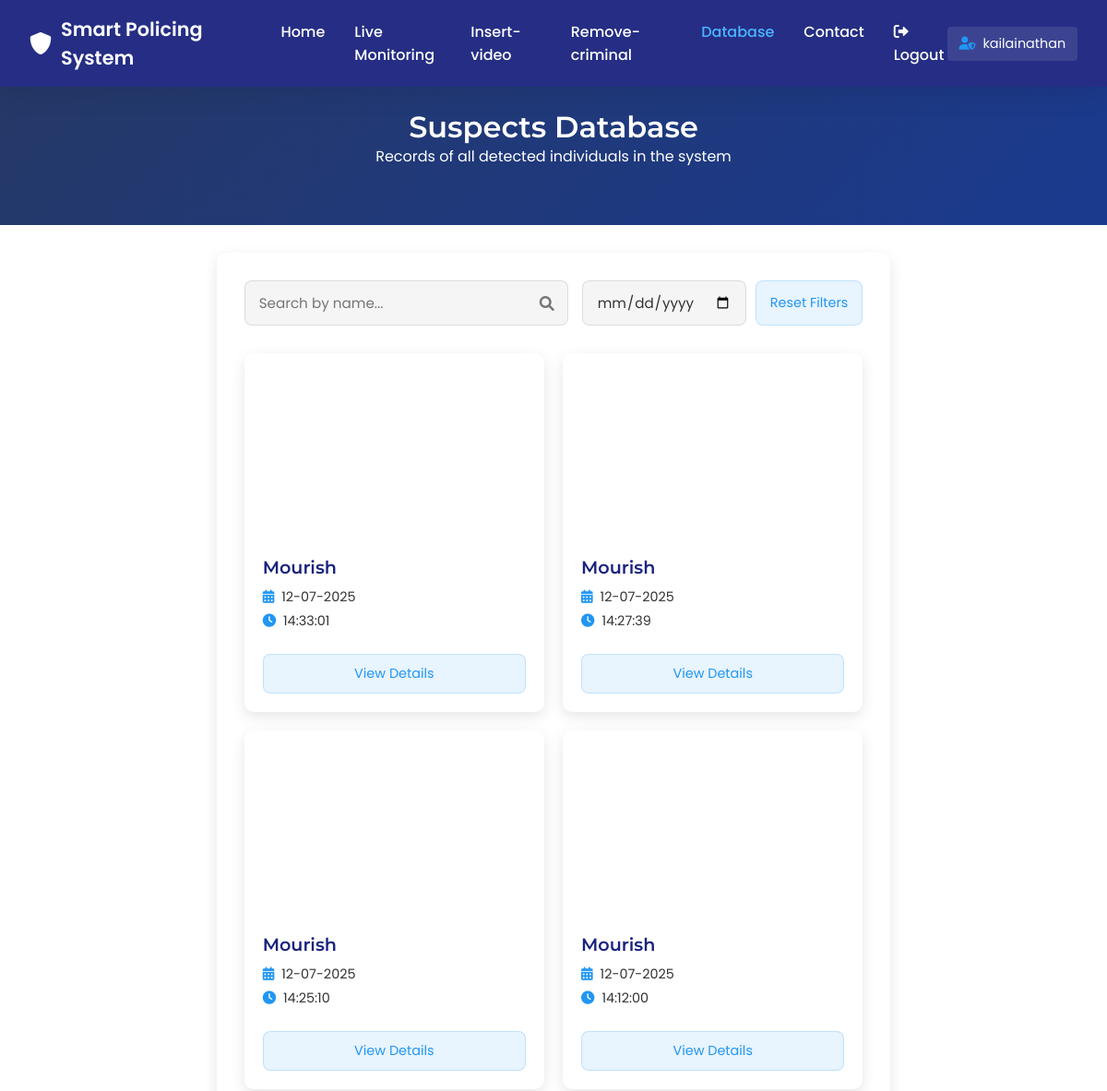
The page /suspects (signed in, upper part) on the database as committed earlier.
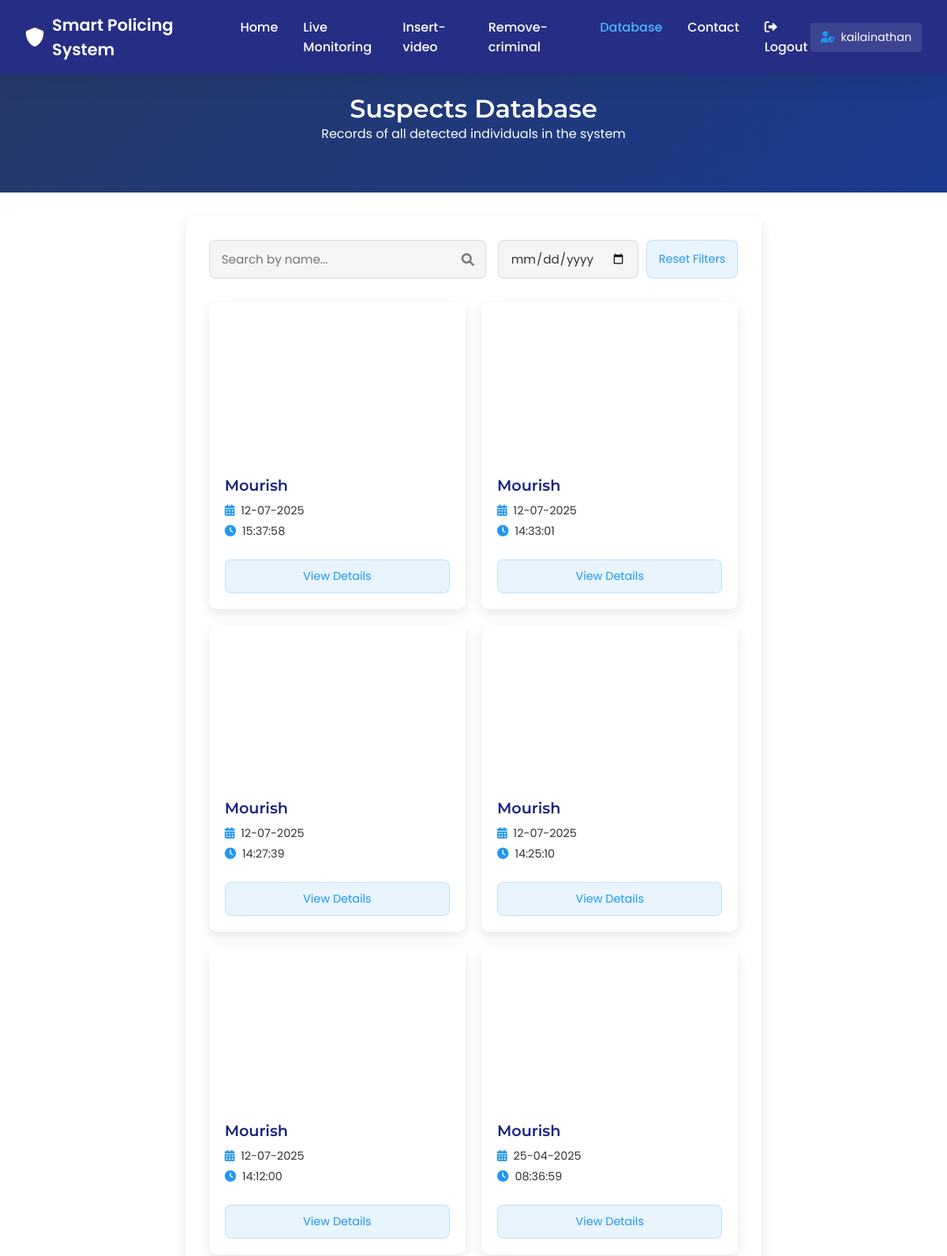
The same page on the database as committed later.
### app.py (models this page shows)
class Suspect(Base):
    __tablename__ = 'suspects'
    id = Column(Integer, primary_key=True)
    suspect_name = Column(String(100), nullable=False)
    image_path = Column(String(255), nullable=False)
    detected_time = Column(DateTime, nullable=False)
    created_at = Column(DateTime, default=datetime.utcnow)

### app.py (the view)
@app.route('/suspects')
def get_suspects():
    if 'badge_number' not in session:
        return redirect(url_for('login'))
    try:
        db = db_session()
        suspects = db.query(Suspect).order_by(Suspect.detected_time.desc()).all()
        suspects_with_images = []
        for suspect in suspects:
            suspect_dict = {
                'id': suspect.id,
                'suspect_name': suspect.suspect_name,
                'image_path': suspect.image_path,
                'detected_time': suspect.detected_time,
                'created_at': suspect.created_at
            }
            try:
                with open(suspect.image_path, 'rb') as img_file:
                    img_data = img_file.read()
                    suspect_dict['image_b64'] = base64.b64encode(img_data).decode('utf-8')
            except Exception as e:
                print(f"Error reading image file: {e}")
                suspect_dict['image_b64'] = ''
            suspects_with_images.append(suspect_dict)
        return render_template('suspects.html', suspects=suspects_with_images)
    except Exception as e:
        flash(f'Error retrieving suspects: {str(e)}', 'error')
        return redirect(url_for('landing'))
    finally:
        db.close()

### app.py (called while the page is built)
@app.teardown_appcontext
def shutdown_session(exception=None):
    db_session.remove()

### templates/suspects.html (shortened to what this page needs)
<!DOCTYPE html>
<html lang="en">
<head>
    <link rel="stylesheet" href="{{ url_for('static', filename='main.css') }}">
    <link href="https://cdnjs.cloudflare.com/ajax/libs/font-awesome/6.0.0/css/all.min.css" rel="stylesheet">
</head>
<body>
    <header>
        <nav class="glass-nav">
            <div class="logo">
                <i class="fas fa-shield-alt"></i>
                Smart Policing System
            </div>
            <ul class="nav-links">
                <li><a href="{{ url_for('landing') }}">Home</a></li>
                <li><a href="{{ url_for('live_mon') }}">Live Monitoring</a></li>
                <li><a href="{{ url_for('newcrim') }}">Insert-video</a></li>
                <li><a href="{{ url_for('delete_face') }}">Remove-criminal</a></li>
                <li><a href="{{ url_for('get_suspects') }}" class="active">Database</a></li>
                <li><a href="{{ url_for('contact') }}">Contact</a></li>
                <li><a href="{{ url_for('logout') }}"><i class="fas fa-sign-out-alt"></i> Logout</a></li>
            </ul>
            <div class="user-info">
                <i class="fas fa-user-shield"></i>
                <span>{{ session.full_name }}</span>
            </div>
        </nav>
    </header>
    <div style="background: linear-gradient(135deg, #253867 0%, #1a3a8f 100%);color: white;text-align:center;height:150px;align-item:center;padding-top:2%;">
        <h1>Suspects Database</h1>
        <p>Records of all detected individuals in the system</p>
    </div>
    <main class="container">
        <section class="suspects-container">
            <div class="filter-controls">
                <div class="search-box">
                    <input type="text" id="suspectSearch" placeholder="Search by name...">
                    <i class="fas fa-search"></i>
                </div>
                <div class="date-filter">
                    <input type="date" id="dateFilter">
                    <button id="resetFilter" class="btn-reset">Reset Filters</button>
                </div>
            </div>
            {% if suspects %}
                <div class="suspects-grid">
                    {% for suspect in suspects %}
                        <div class="suspect-card">
                            <div class="suspect-image" style=""></div>
                            <div class="suspect-info">
                                <h3>{{ suspect.suspect_name }}</h3>
                                <p><i class="fas fa-calendar-alt"></i> {{ suspect.detected_time.strftime('%d-%m-%Y') }}</p>
                                <p><i class="fas fa-clock"></i> {{ suspect.detected_time.strftime('%H:%M:%S') }}</p>
                            </div>
                            <div class="suspect-actions">
                                <button class="btn-view" data-id="{{ suspect.id }}">View Details</button>
                            </div>
                        </div>
                    {% endfor %}
                </div>
            {% else %}
                <div class="no-suspects">
                    <i class="fas fa-exclamation-circle"></i>
                    <p>No suspects found in the database.</p>
                </div>
            {% endif %}
        </section>
    </main>
</body>
</html>

### static/main.css (style rules this page uses)
* { margin: 0; padding: 0; box-sizing: border-box; font-family: 'Poppins', sans-serif; }
body { background-color: #ffffff; min-height: 100vh; display: flex; flex-direction: column; color: #333; }
:root { --primary-color: #1a237e; --secondary-color: #0d47a1; --accent-color: #2196f3; --light-color: #f0f4f8; --dark-color: #1e293b; --text-color: #333; --light-bg: #f5f5f5; --card-shadow: 0 5px 15px rgba(0, 0, 0, 0.1); --transition: all 0.3s ease; }
h1, h2, h3 { font-family: 'Montserrat', sans-serif; font-weight: 600; }
.container { max-width: 1200px; margin: 0 auto; padding: 0 20px; }
header { position: sticky; top: 0; z-index: 100; }
.glass-nav { display: flex; justify-content: space-between; align-items: center; padding: 1rem 2rem; background: rgb(26, 35, 126, 0.95); backdrop-filter: blur(10px); box-shadow: 0 4px 30px rgba(0, 0, 0, 0.1); }
.logo { display: flex; align-items: center; color: white; font-weight: 600; font-size: 1.3rem; }
.logo i { margin-right: 10px; font-size: 24px; }
.nav-links { display: flex; list-style: none; }
.nav-links li { margin-left: 2rem; }
.nav-links a { color: white; text-decoration: none; font-weight: 500; transition: color 0.3s ease; }
.nav-links a:hover, .nav-links a.active { color: #4db5ff; }
.user-info { display: flex; align-items: center; color: white; font-size: 0.9rem; padding: 0.5rem 0.8rem; border-radius: 4px; background-color: rgba(255, 255, 255, 0.1); }
.user-info i { margin-right: 8px; color: var(--accent-color); }
main.container { padding: 30px 20px 60px; }
.suspects-container { background: white; border-radius: 10px; box-shadow: var(--card-shadow); padding: 30px; margin-bottom: 40px; transition: var(--transition); }
.filter-controls { display: flex; justify-content: space-between; margin-bottom: 30px; flex-wrap: wrap; gap: 15px; }
.search-box { position: relative; flex: 1; min-width: 250px; }
.search-box input { width: 100%; padding: 12px 40px 12px 15px; border-radius: 8px; background: var(--light-bg); border: 1px solid rgba(0, 0, 0, 0.1); color: var(--text-color); font-size: 0.95rem; }
.search-box i { position: absolute; right: 15px; top: 50%; transform: translateY(-50%); color: #777; }
.date-filter { display: flex; gap: 10px; }
.date-filter input { padding: 10px 15px; border-radius: 8px; background: var(--light-bg); border: 1px solid rgba(0, 0, 0, 0.1); color: var(--text-color); font-size: 0.95rem; }
.btn-reset { padding: 10px 15px; background: rgba(33, 150, 243, 0.1); border: 1px solid rgba(33, 150, 243, 0.2); border-radius: 8px; color: var(--accent-color); cursor: pointer; font-size: 0.9rem; transition: var(--transition); }
.suspects-grid { display: grid; grid-template-columns: repeat(auto-fill, minmax(300px, 1fr)); gap: 20px; }
.suspect-card { background: white; border-radius: 10px; overflow: hidden; display: flex; flex-direction: column; box-shadow: var(--card-shadow); transition: var(--transition); }
.suspect-image { height: 200px; background-size: cover; background-position: center; }
.suspect-info { padding: 20px; flex: 1; }
.suspect-info h3 { margin-bottom: 10px; font-size: 1.2rem; color: var(--primary-color); }
.suspect-info p { margin-bottom: 5px; font-size: 0.9rem; color: var(--text-color); display: flex; align-items: center; }
.suspect-info p i { margin-right: 8px; color: var(--accent-color); }
.suspect-actions { padding: 0 20px 20px; }
.btn-view { width: 100%; padding: 10px; background: rgba(33, 150, 243, 0.1); border: 1px solid rgba(33, 150, 243, 0.2); border-radius: 8px; color: var(--accent-color); cursor: pointer; font-size: 0.9rem; transition: var(--transition); }

Rows that differ between the two databases and show on the page:
added Suspect: suspect_name "Mourish", detected_time "12-07-2025", detected_time "15:37:58"
now on this page (row unchanged): Suspect: suspect_name "Mourish", detected_time "25-04-2025", detected_time "08:36:59"
